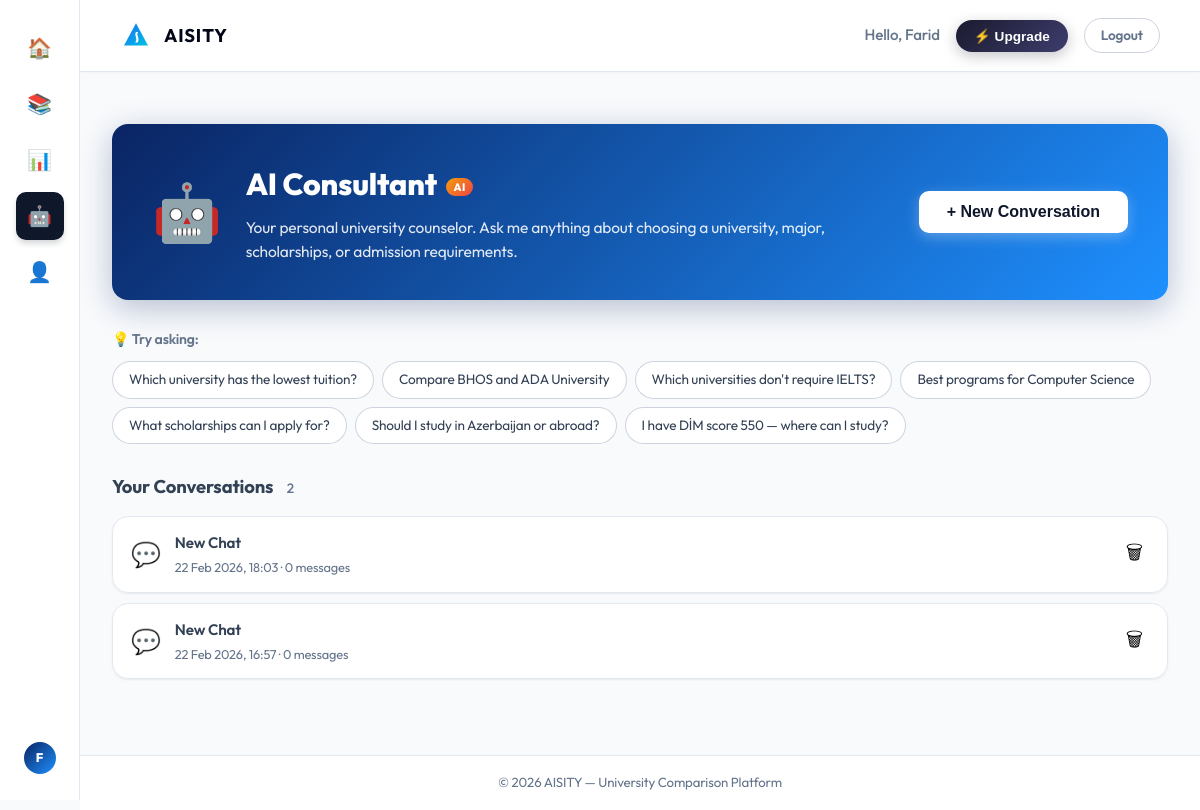
Page /ai/ (signed in) on the earlier database version.
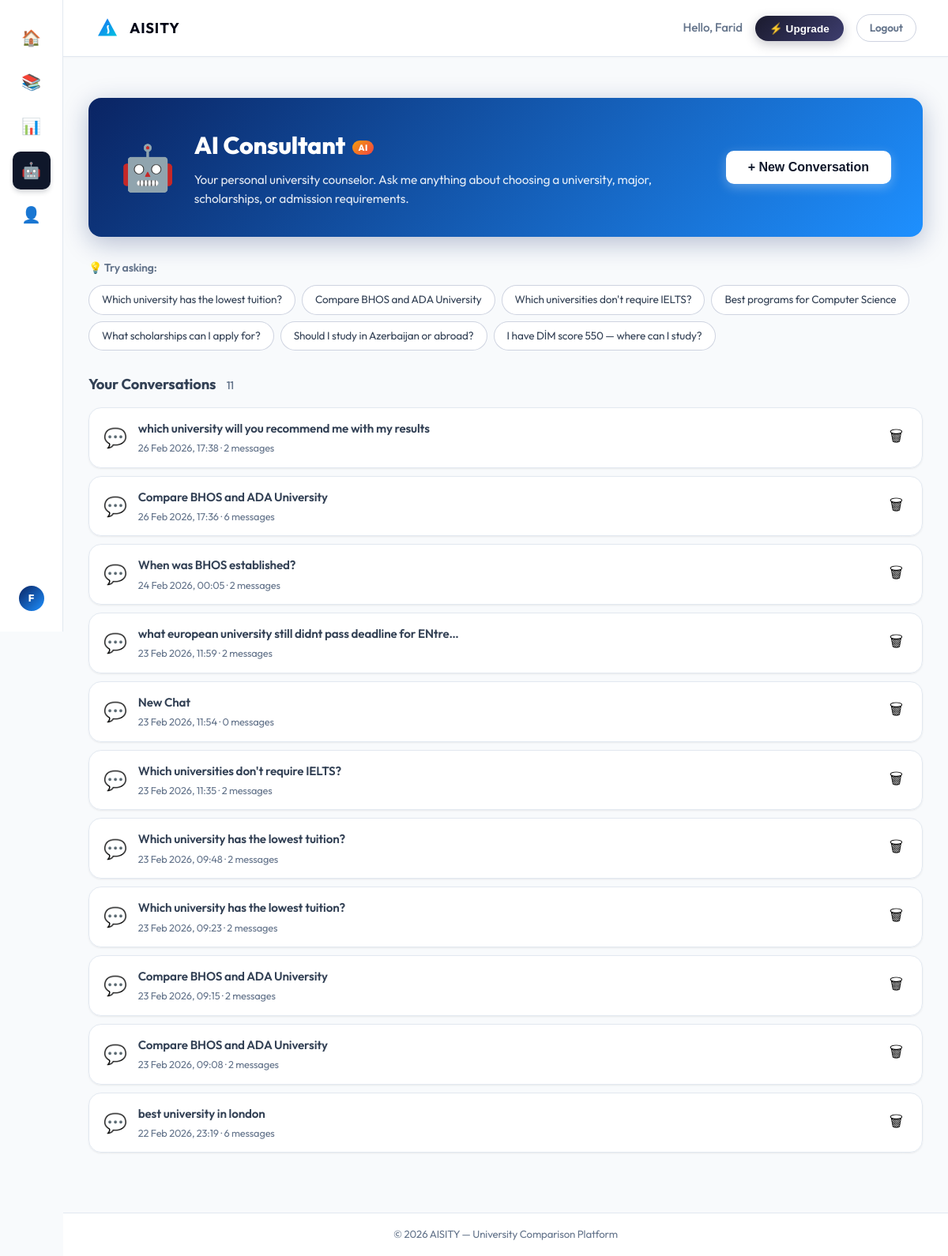
Same page on the later database version.
### ai_advisor/models.py (models this page shows, shortened)
class ChatSession(models.Model):
    user = models.ForeignKey(User, on_delete=models.CASCADE, related_name='chat_sessions')
    title = models.CharField(max_length=200, blank=True, default='New Chat')
    created_at = models.DateTimeField(auto_now_add=True)
    updated_at = models.DateTimeField(auto_now=True)
    class Meta:
        ordering = ['-updated_at']

### ai_advisor/views.py (the view)
# urls.py: path('', views.chat_home, name='chat_home'),
@login_required
def chat_home(request):
    sessions = ChatSession.objects.filter(user=request.user)
    if request.method == 'POST':
        session = ChatSession.objects.create(user=request.user)
        return redirect('chat_session', session_id=session.pk)
    return render(request, 'ai_advisor/chat_home.html', {'sessions': sessions})

### templates/ai_advisor/chat_home.html (shortened to what this page needs)
{% extends 'base.html' %}
{% block content %}
<div class="chat-home-wrapper">
    <div class="chat-home-hero">
        <div class="chat-hero-icon">🤖</div>
        <div class="chat-hero-text">
            <h1>AI Consultant <span class="ai-badge">AI</span></h1>
            <p>Your personal university counselor. Ask me anything about choosing a university, major, scholarships, or admission requirements.</p>
        </div>
        <form method="post" class="chat-new-form">
            <button type="submit" class="btn-primary btn-large">+ New Conversation</button>
        </form>
    </div>
    <div class="ai-suggestions">
        <p class="suggestions-label">💡 Try asking:</p>
        <div class="suggestion-chips">
            <span class="chip">Which university has the lowest tuition?</span>
            <span class="chip">Compare BHOS and ADA University</span>
            <span class="chip">Which universities don't require IELTS?</span>
            <span class="chip">Best programs for Computer Science</span>
            <span class="chip">What scholarships can I apply for?</span>
            <span class="chip">Should I study in Azerbaijan or abroad?</span>
            <span class="chip">I have DİM score 550 — where can I study?</span>
        </div>
    </div>
    {% if sessions %}
    <div class="chat-sessions-section">
        <h2>Your Conversations <span class="reviews-count">{{ sessions.count }}</span></h2>
        <div class="chat-sessions-list">
            {% for s in sessions %}
            <div class="chat-session-card">
                <a href="{% url 'chat_session' s.pk %}" class="session-link">
                    <div class="session-icon">💬</div>
                    <div class="session-info">
                        <span class="session-title">{{ s.title }}</span>
                        <span class="session-date">{{ s.updated_at|date:"d M Y, H:i" }} &middot; {{ s.messages.count }} message{{ s.messages.count|pluralize }}</span>
                    </div>
                </a>
                <form method="post" action="{% url 'delete_session' s.pk %}" class="session-delete-form">
                    <button type="submit" class="btn-icon-danger" title="Delete conversation"
                        onclick="return confirm('Delete this conversation?')">🗑</button>
                </form>
            </div>
            {% endfor %}
        </div>
    </div>
    {% else %}
    <div class="chat-empty">
        <span class="empty-icon">💬</span>
        <p>No conversations yet — start one above!</p>
    </div>
    {% endif %}
</div>
{% endblock %}

### templates/base.html (shortened to what this page needs)
<!DOCTYPE html>
<html lang="en">
<head>
    <link rel="stylesheet" href="/static/css/main.css">
</head>
<body>
{% if user.is_authenticated %}
<div class="app-shell">
    <aside class="sidebar">
        <nav class="sidebar-nav">
            <a href="{% url 'home' %}"
               class="sidebar-link {% if request.resolver_match.url_name == 'home' %}active{% endif %}"
               data-tip="Home">🏠</a>
            <a href="{% url 'my_universities' %}"
               class="sidebar-link {% if request.resolver_match.url_name == 'my_universities' %}active{% endif %}"
               data-tip="My Universities">📚</a>
            <a href="{% url 'rank_yourself' %}"
               class="sidebar-link {% if request.resolver_match.url_name == 'rank_yourself' %}active{% endif %}"
               data-tip="Rank Yourself">📊</a>
            <a href="{% url 'chat_home' %}"
               class="sidebar-link {% if request.resolver_match.url_name == 'chat_home' or request.resolver_match.url_name == 'chat_session' %}active{% endif %}"
               data-tip="AI Consultant">🤖</a>
            <a href="{% url 'profile' %}"
               class="sidebar-link {% if request.resolver_match.url_name == 'profile' %}active{% endif %}"
               data-tip="My Account">👤</a>
        </nav>
        <div class="sidebar-bottom">
            <a href="{% url 'profile' %}" class="sidebar-avatar" data-tip="{{ user.first_name|default:user.username }}">
                {{ user.first_name|first|upper|default:user.username|first|upper }}
            </a>
        </div>
    </aside>
    <div class="main-column">
        <header class="topbar">
            <div class="topbar-left">
                <a href="{% url 'home' %}" class="topbar-brand">
                    <img src="/static/img/logo.svg" alt="AISITY" class="topbar-logo-img">
                    <span class="topbar-brand-name">AISITY</span>
                </a>
            </div>
            <div class="topbar-right">
                <span class="topbar-greeting">Hello, {{ user.first_name|default:user.username }}</span>
                <button class="btn-upgrade" onclick="document.getElementById('upgrade-modal').classList.add('open')">⚡ Upgrade</button>
                <a href="{% url 'logout' %}" class="btn-logout">Logout</a>
            </div>
        </header>
        <main class="main-content">
            {% block content %}{% endblock %}
        </main>
        <footer class="footer">
            <div class="footer-container">
                <p>© 2026 AISITY — University Comparison Platform</p>
            </div>
        </footer>
    </div>
</div>
{% endif %}
</body>
</html>

Differences in the rows shown:
removed ChatSession: title "New Chat", updated_at "22 Feb 2026, 18:03", messages.count "0"
removed ChatSession: title "New Chat", updated_at "22 Feb 2026, 16:57", messages.count "0"
added ChatSession: title "which university will you recommend me with my results", updated_at "26 Feb 2026, 17:38", messages.count "2"
added ChatSession: title "Compare BHOS and ADA University", updated_at "26 Feb 2026, 17:36", messages.count "6"
added ChatSession: title "When was BHOS established?", updated_at "24 Feb 2026, 00:05", messages.count "2"
added ChatSession: title "what european university still didnt pass deadline for ENtre…", updated_at "23 Feb 2026, 11:59", messages.count "2"
added ChatSession: title "New Chat", updated_at "23 Feb 2026, 11:54", messages.count "0"
added ChatSession: title "Which universities don't require IELTS?", updated_at "23 Feb 2026, 11:35", messages.count "2"
added ChatSession: title "Which university has the lowest tuition?", updated_at "23 Feb 2026, 09:48", messages.count "2"
added ChatSession: title "Which university has the lowest tuition?", updated_at "23 Feb 2026, 09:23", messages.count "2"
added ChatSession: title "Compare BHOS and ADA University", updated_at "23 Feb 2026, 09:15", messages.count "2"
added ChatSession: title "Compare BHOS and ADA University", updated_at "23 Feb 2026, 09:08", messages.count "2"
added ChatSession: title "best university in london", updated_at "22 Feb 2026, 23:19", messages.count "6"
Other differences:
{{ sessions.count }}: "2" → "11"
